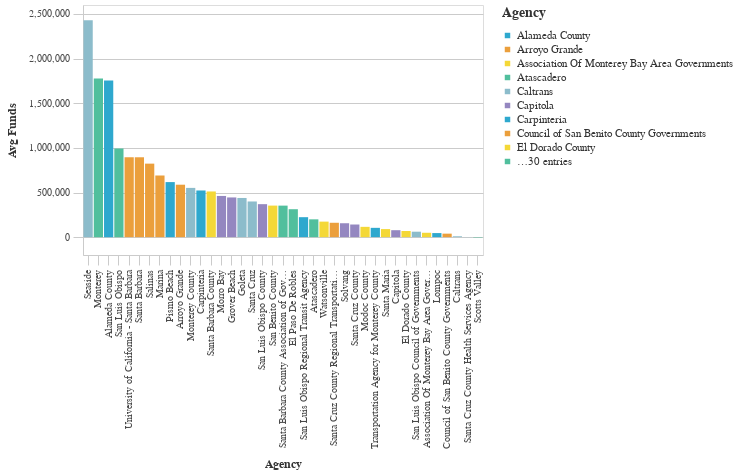

Notebook code for this chart:
### Code cell
#Bar chart Bottom Average Total Requested Funds by Agency
avg_funds_bottom = (df>>group_by(_.primary_agency_name)>>summarize(avg_funds=_.adjusted_total_requested.mean())>>arrange(-_.avg_funds)).tail(50)

chart5=( _dla_utils_reports.basic_bar_chart_no_save((avg_funds_bottom.tail(40)), 'primary_agency_name','avg_funds', 'primary_agency_name', district))
    
display(HTML("<h4><strong>Lowest Average Total Funds by Agency ($2021)</strong></h4>"))
chart5

### Figure 1 — Vega-Lite specification as saved in the notebook (floating-point values rounded to 4 significant figures)
{"config": {"view": {"continuousWidth": 400, "continuousHeight": 300}, "axis": {"domainColor": "#cbcbcb", "grid": true, "gridColor": "#cbcbcb", "gridWidth": 1, "labelColor": "#474747", "labelFont": "Nunito Sans", "labelFontSize": 10, "labelPadding": 4, "tickColor": "#cbcbcb", "tickSize": 10, "titleColor": "#333", "titleFont": "Raleway", "titleFontSize": 12, "titlePadding": 10}, "axisBand": {"grid": false}, "background": "white", "font": "Raleway", "header": {"labelFont": "Nunito Sans", "titleFont": "Raleway"}, "legend": {"labelColor": "#333", "labelFont": "Nunito Sans", "labelFontSize": 11, "labelLimit": 0, "padding": 1, "symbolSize": 30, "symbolType": "square", "titleColor": "#333", "titleFont": "Raleway", "titleFontSize": 14, "titlePadding": 10}, "title": {"anchor": "middle", "font": "Raleway", "fontSize": 18, "fontWeight": 300, "offset": 20}}, "data": {"name": "data-0431df2903bb944c157f1c2f6fe1ae60"}, "mark": "bar", "encoding": {"color": {"field": "primary_agency_name", "legend": {"symbolLimit": 10, "title": "Agency"}, "scale": {"range": ["#2EA8CE", "#EB9F3C", "#F4D837", "#51BF9D", "#8CBCCB", "#9487C0"]}, "type": "nominal"}, "tooltip": [{"field": "primary_agency_name", "type": "nominal"}, {"field": "avg_funds", "type": "quantitative"}], "x": {"field": "primary_agency_name", "sort": "-y", "title": "Agency", "type": "nominal"}, "y": {"field": "avg_funds", "title": "Avg Funds", "type": "quantitative"}}, "height": 250, "width": 400, "$schema": "https://vega.github.io/schema/vega-lite/v4.17.0.json", "datasets": {"data-0431df2903bb944c157f1c2f6fe1ae60": [{"primary_agency_name": "Seaside", "avg_funds": 2428000.0}, {"primary_agency_name": "Monterey", "avg_funds": 1777000.0}, {"primary_agency_name": "Alameda County", "avg_funds": 1755000.0}, {"primary_agency_name": "San Luis Obispo", "avg_funds": 994100.0}, {"primary_agency_name": "University of California - Santa Barbara", "avg_funds": 894700.0}, {"primary_agency_name": "Santa Barbara", "avg_funds": 894500.0}, {"primary_agency_name": "Salinas", "avg_funds": 823200.0}, {"primary_agency_name": "Marina", "avg_funds": 690400.0}, {"primary_agency_name": "Pismo Beach", "avg_funds": 616600.0}, {"primary_agency_name": "Arroyo Grande", "avg_funds": 587300.0}, {"primary_agency_name": "Monterey County", "avg_funds": 551600.0}, {"primary_agency_name": "Carpinteria", "avg_funds": 522700.0}, {"primary_agency_name": "Santa Barbara County", "avg_funds": 511600.0}, {"primary_agency_name": "Morro Bay", "avg_funds": 461300.0}, {"primary_agency_name": "Grover Beach", "avg_funds": 444600.0}, {"primary_agency_name": "Goleta", "avg_funds": 438800.0}, {"primary_agency_name": "Santa Cruz", "avg_funds": 399400.0}, {"primary_agency_name": "San Luis Obispo County", "avg_funds": 369400.0}, {"primary_agency_name": "San Benito County", "avg_funds": 353400.0}, {"primary_agency_name": "Santa Barbara County Association of Governments", "avg_funds": 353000.0}, {"primary_agency_name": "El Paso De Robles", "avg_funds": 312800.0}, {"primary_agency_name": "San Luis Obispo Regional Transit Agency", "avg_funds": 223500.0}, {"primary_agency_name": "Atascadero", "avg_funds": 199400.0}, {"primary_agency_name": "Watsonville", "avg_funds": 173900.0}, {"primary_agency_name": "Santa Cruz County Regional Transportation Commission", "avg_funds": 161000.0}, {"primary_agency_name": "Solvang", "avg_funds": 155600.0}, {"primary_agency_name": "Santa Cruz County", "avg_funds": 141500.0}, {"primary_agency_name": "Modoc County", "avg_funds": 115400.0}, {"primary_agency_name": "Transportation Agency for Monterey County", "avg_funds": 104200.0}, {"primary_agency_name": "Santa Maria", "avg_funds": 90240.0}, {"primary_agency_name": "Capitola", "avg_funds": 77770.0}, {"primary_agency_name": "El Dorado County", "avg_funds": 68950.0}, {"primary_agency_name": "San Luis Obispo Council of Governments", "avg_funds": 61010.0}, {"primary_agency_name": "Association Of Monterey Bay Area Governments", "avg_funds": 49110.0}, {"primary_agency_name": "Lompoc", "avg_funds": 45530.0}, {"primary_agency_name": "Council of San Benito County Governments", "avg_funds": 39070.0}, {"primary_agency_name": "Caltrans", "avg_funds": 9655.0}, {"primary_agency_name": "Santa Cruz County Health Services Agency", "avg_funds": -612.0}, {"primary_agency_name": "Scotts Valley", "avg_funds": -4552.0}]}}
